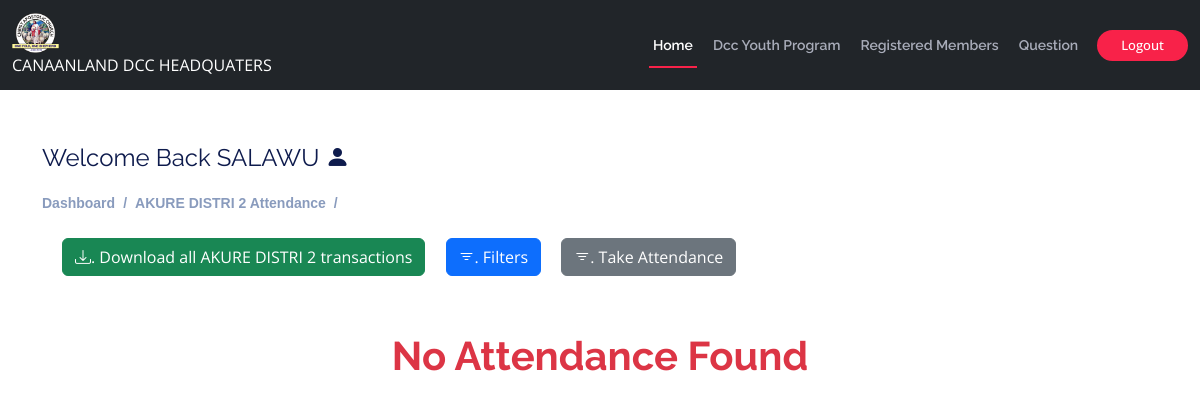
The page /secretary/district-attendance/2 (signed in) on the database as committed earlier.
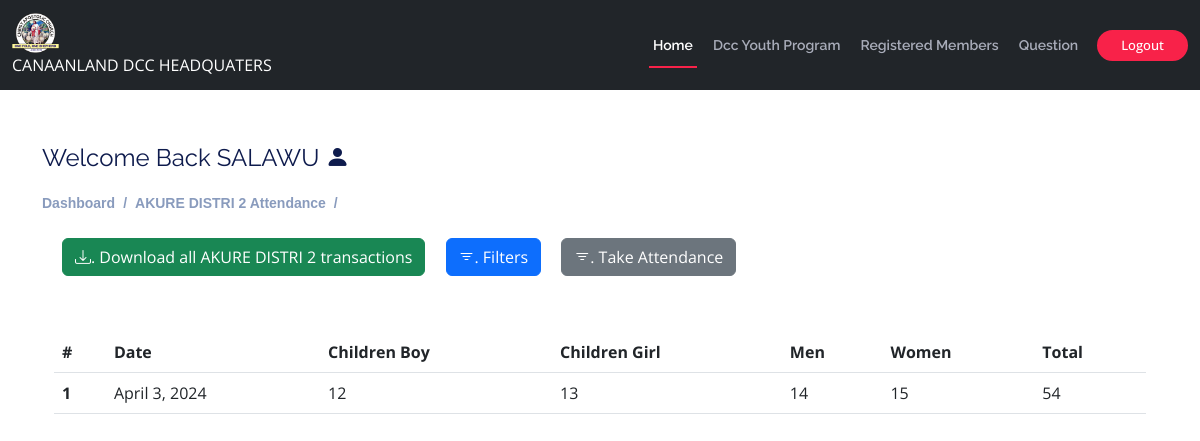
The same page on the database as committed later.
### secretary/models.py (models this page shows, shortened)
class Church_Attendance(models.Model):
    district = models.ForeignKey(District,on_delete=models.SET_NULL,null=True, blank=True)
    children_boy = models.IntegerField(blank=True)
    children_girl = models.IntegerField(blank=True)
    men = models.IntegerField(blank=True)
    women = models.IntegerField(blank=True)
    date = models.DateField(auto_now_add=True)
    class Meta:
        ordering = ['date']
        indexes = [
            models.Index(fields=['date']),
        ]

### secretary/views.py (the view)
# urls.py: path('district-attendance/<int:pk>', views.district_attendance, name="district-attendance"),
@login_required(login_url='admin-login')
def district_attendance(request, pk):
    district=District.objects.get(id=pk)
    form = DistrictAttendanceForm()
    district_attendance = Church_Attendance.objects.filter(district = district)
    myFilter=DistrictAttendanceFilter(request.GET, queryset=district_attendance)
    district_attendance=myFilter.qs
    p=Paginator(district_attendance, 20)
    page_num = request.GET.get('page',1)
    try:
        page = p.page(page_num)
    except PageNotAnInteger:
        page = p.page(1)
    except EmptyPage:
        page = p.page(p.num_pages)
    return render(request, "secretary/district-attendance.html",{'district':district,'district_attendance':page,'form':form})

### users/models.py (called while the page is built)
    def __str__(self):
        return f"{self.name}"

### templates/secretary/district-attendance.html (shortened to what this page needs)
{% extends 'main.html' %}
{% block content %}
<div class="pagetitle container">
  <h4>Welcome Back {{request.user.first_name}} <i class="bi bi-person-fill"></i></h4>
  <nav>
    <ol class="breadcrumb">
        {% if user.groups.all.0.name == 'secretary' %}
        <li class="breadcrumb-item"><a href="{% url 'secretary-dashboard' %}">Dashboard</a></li>
        {% endif %}
      <li class="breadcrumb-item">{{district}} Attendance</li>
      <li class="breadcrumb-item"></li>
    </ol>
  </nav>
</div>
<div class="container col-lg-12" data-aos="fade-up">
    <div class="container-fluid">
        <a href="{% url 'district-attendance-download' district.id %}"><button type="button" class="btn btn-success m-2"><i class="bi bi-download"></i>. Download all {{district}} transactions</button></a>
        <button data-bs-toggle="modal" data-bs-target="#filterTransaction" type="button" class="m-2 btn btn-primary"><i class="bi bi-filter"></i>. Filters</button>
        {% if user.groups.all.0.name == 'secretary' %}
        <button data-bs-toggle="modal" data-bs-target="#AddAttendance" type="button" class="m-2 btn btn-secondary"><i class="bi bi-filter"></i>. Take Attendance</button>
        {% endif %}
      </div>
<section>
    <div class="container-fluid mt-5">
      {% if district_attendance %}
      <div class="table-responsive-sm">
        <table class="table" id="myTable">
          <thead>
            <tr>
                <th>#</th>
                <th>Date</th>
                <th>Children Boy</th>
                <th>Children Girl</th>
                <th>Men</th>
                <th>Women</th>
                <th>Total</th>
            </tr>
          </thead>
          <tbody>
            {% for i in district_attendance %}
            <tr>
                <th scope="row">{{forloop.counter}}</th>
                <td>{{i.date}}</td>
                <td>{{i.children_boy}}</td>
                <td>{{i.children_girl}}</td>
                <td>{{i.men}}</td>
                <td>{{i.women}}</td>
                <td>{{i.children_boy|add:i.children_girl|add:i.men|add:i.women}}</td>
            </tr>
            {% endfor %}
          </tbody>
        </table>
        {% else %}
    <center><h1 class="mt-4 text-danger"><b>No Attendance Found</b></h1></center>
    {% endif %}
  </div>
  </div>
</section>
</div>
{% endblock content %}

Rows that differ between the two databases and show on the page:
added Church_Attendance: date "April 3, 2024", children_boy "12", children_girl "13", men "14", women "15", children_boy|add "54"
Other text that changed with them:
text no longer shown: "No Attendance Found"
text now shown: "# Date Children Boy Children Girl Men Women Total"
